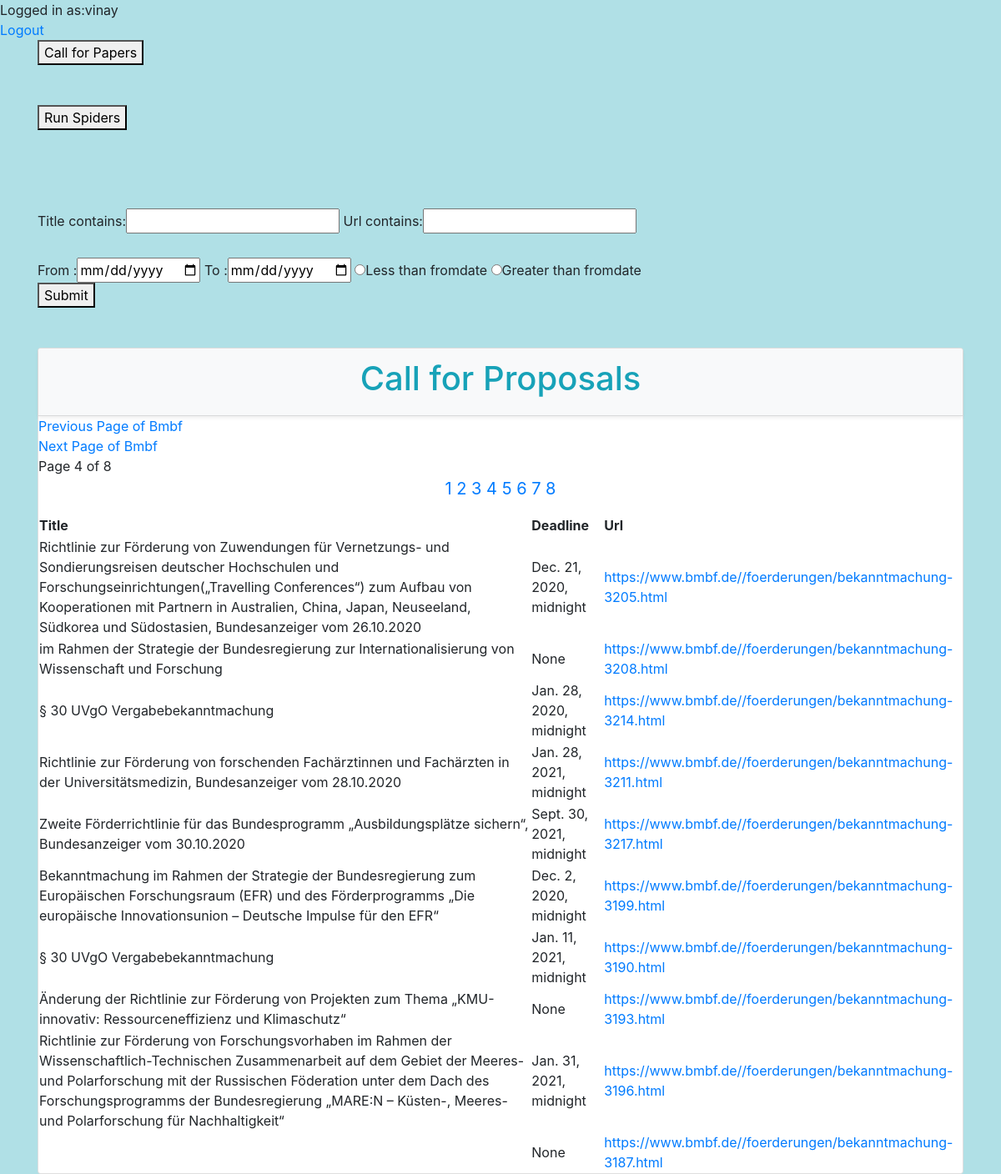
Page /dashboard/?page=4 (signed in) on the committed database.
### questions/models.py (models this page shows)
class Bmbf_model(models.Model):
    Title = models.CharField(max_length=1024)
    Dates = models.DateTimeField(null='True')
    Url = models.CharField(max_length=1024)
    Deadline =models.DateTimeField(null='True')

### questions/views.py (the view)
# urls.py: path('dashboard/',views.get_Call_for_Proposals, name="dashboard"),#views function
@cache_control(no_cache=True, must_revalidate=True, no_store=True)
@login_required(login_url='login_url')
def get_Call_for_Proposals(request):#used for searching with filter
                count = 0
                Restart = request.GET.get('Restart')#Restarting the server
                Restartagain = request.GET.get('Restartagain')
                if Restart:
                    import random
                    import string
                    reading_file = open(
                        "C:/Users/Vinay/PycharmProjects/callspiderproj/scrapy_django/questions/views.py", "r")
                    letters = string.ascii_lowercase
                    random_comments = "#" + ''.join(random.choice(letters) for i in range(10))
                    print(random_comments)
                    n = random.random()
                    list_of_lines = reading_file.readlines()
                    x = "Line2\n"
                    list_of_lines[1000] = random_comments
                    reading_file = open(
                        "C:/Users/Vinay/PycharmProjects/callspiderproj/scrapy_django/questions/views.py", "w")
                    reading_file.writelines(list_of_lines)
                    reading_file.close()
                    contextwiki = dict()
                    contextwiki['contextwiki'] = Wiki_model.objects.all()
                    contextwiki = OrderFilter(request.GET, queryset=Wiki_model.objects.all())
                    contextBmbf = dict()
                    contextBmbf['contextBmbf'] = Bmbf_model.objects.all()
                    contextBmbf = OrderFilter1(request.GET, queryset=Bmbf_model.objects.all())
                    stuff_items = Bmbf_model.objects.values('Title', 'Url', 'Deadline').distinct()[::-1]
                    stuff_items1 = Wiki_model.objects.values('Title', 'Where', 'Url', 'Deadline').distinct()[::-1]
                    paginator = Paginator(stuff_items, 10)
                    p1 = Paginator(stuff_items1, 10)
                    page_num = request.GET.get('page', 1)
                    try:
                        page = paginator.page(page_num)
                    except EmptyPage:
                        page = paginator.page(1)
                    buttons=1
                    context = {
                        'contextwiki': contextwiki,
                        'contextBmbf': contextBmbf,
                        'contextpage': page,
                        'buttons': buttons,
                    }
                    return render(request, 'dashboard.html', context)  # till here
                else:
                    buttons = 0
                    contextwiki = dict()
                    contextwiki['contextwiki'] = Wiki_model.objects.all()
                    contextwiki = OrderFilter(request.GET, queryset=Wiki_model.objects.all())
                    contextBmbf = dict()
                    contextBmbf['contextBmbf'] = Bmbf_model.objects.all()
                    contextBmbf = OrderFilter1(request.GET, queryset=Bmbf_model.objects.all())
                    stuff_items = Bmbf_model.objects.values('Title', 'Url', 'Deadline').distinct()[::-1]
                    stuff_items1 = Wiki_model.objects.values('Title', 'Where', 'Url', 'Deadline').distinct()[::-1]
                    paginator = Paginator(stuff_items, 10)
                    p1 = Paginator(stuff_items1, 10)
                    page_num = request.GET.get('page', 1)
                    try:
                        page = paginator.page(page_num)
                    except EmptyPage:
                        page = paginator.page(1)
                    context = {
                        'contextwiki': contextwiki,
                        'contextBmbf': contextBmbf,
                        'contextpage': page,
                        'buttons': buttons,
                    }
                    return render(request, 'dashboard.html', context)  # till here

### templates/dashboard.html (shortened to what this page needs)
{% extends "index.html" %}
{% load static %}
{% block content %}
<div>Logged in as:{{user.username}}</div>
<a href="{% url 'logout' %}">Logout</a>
<div class="container">
    <form method="get" action="/Call_for_Papers">
        <button type="submit" >Call for Papers</button>
    </form>
    <br><br>
<form method="get" >
         <button id ="buttons" type="submit"   value="Restart" onclick="myFunction()" name="Restart" >Run Spiders</button>
     </form>
</div>
<head>
</head>
<body>
<div id="div1" class="show">
  </div>
</body>
<br/><br/>
                <div class="container">
                        <form method="get" action="/Call_for_Proposals_Search_Result">
                            {{ contextBmbf.form }}
                            <br><br>
                            <div>
                            From :<input type="date" name="fromdate"/>
                             To :<input type="date" name="todate"/>
                            <input value="Lesserdates" type="radio" name="extremes">Less than fromdate
                            <input value="Greaterdates" type="radio" name="extremes">Greater than fromdate
                               </div>
                            <button type="submit" >Submit</button>
                        </form>
                </div>
<br/><br/>
   <div class="container">
                <form class="card">
                    <div class="card-header shadow-sm bg-light">
                        <h1 class="display-6 text-info" align="center" > Call for Proposals </h1>
                    </div>
                    <form method ="GET">
                    <table>
                        <tr>
                            <th>Title</th>
                            <th>Deadline</th>
                            <th>Url</th>
                        </tr>
        {% if contextpage.has_previous %}
        <a href="{% url 'dashboard' %}?page={{contextpage.previous_page_number}}"> Previous Page of Bmbf </a>
        {% endif %}
           {% if contextpage.has_next %}
        <a href="{% url 'dashboard' %}?page={{contextpage.next_page_number}}">Next Page of Bmbf</a>
        {% endif %}
        <span class="">
            Page {{contextpage.number}} of {{ contextpage.paginator.num_pages }}
        </span>
                <p>{% for pg in contextpage.paginator.page_range %}
            {% if contextpage.number == pg %}
                <span class="active"><a href="?page={{pg}}" >{{pg}}</a></span>
            {% else %}
                <span><a href="?page={{pg}}" >{{pg}}</a></span>
            {% endif %}
        {% endfor %}
        </p>
         {% for items_page in contextpage %}
             <tr>
                <td>{{items_page.Title}}</td>
                 <td >{{items_page.Deadline}}</td>
                 <td><a href="{{items_page.Url}}"> {{items_page.Url}} </a></td>
             </tr>
             {% endfor %}
    </table>
                </form>
                </form>
                </div>
{% endblock %}

### templates/dashboard.html (style rules this page uses)
p { text-align: center; font-size: 20px; margin-top: 0px; }
.show { -o-transition: opacity 1s; -moz-transition: opacity 1s; -webkit-transition: opacity 1s; transition: opacity 1s; opacity:1; }

### rows in the picture
Bmbf_model: Title "Richtlinie zur Förderung von Zuwendungen für Vernetzungs- und Sondierungsreisen deutscher Hochschulen und Forschungseinrichtungen(„Travelling Conferences“) zum Aufbau von Kooperationen mit Partnern in Australien, China, Japan, Neuseeland, Südkorea und Südostasien, Bundesanzeiger vom 26.10.2020", Deadline "Dec. 21, 2020, midnight", Url "https://www.bmbf.de//foerderungen/bekanntmachung-3205.html"
Bmbf_model: Title "im Rahmen der Strategie der Bundesregierung zur Internationalisierung von Wissenschaft und Forschung", Deadline "None", Url "https://www.bmbf.de//foerderungen/bekanntmachung-3208.html"
Bmbf_model: Title "§ 30 UVgO Vergabebekanntmachung", Deadline "Jan. 28, 2020, midnight", Url "https://www.bmbf.de//foerderungen/bekanntmachung-3214.html"
Bmbf_model: Title "Richtlinie zur Förderung von forschenden Fachärztinnen und Fachärzten in der Universitätsmedizin, Bundesanzeiger vom 28.10.2020", Deadline "Jan. 28, 2021, midnight", Url "https://www.bmbf.de//foerderungen/bekanntmachung-3211.html"
Bmbf_model: Title "Zweite Förderrichtlinie für das Bundesprogramm „Ausbildungsplätze sichern“, Bundesanzeiger vom 30.10.2020", Deadline "Sept. 30, 2021, midnight", Url "https://www.bmbf.de//foerderungen/bekanntmachung-3217.html"
Bmbf_model: Title "Bekanntmachung im Rahmen der Strategie der Bundesregierung zum Europäischen Forschungsraum (EFR) und des Förderprogramms „Die europäische Innovationsunion – Deutsche Impulse für den EFR“", Deadline "Dec. 2, 2020, midnight", Url "https://www.bmbf.de//foerderungen/bekanntmachung-3199.html"
Bmbf_model: Title "§ 30 UVgO Vergabebekanntmachung", Deadline "Jan. 11, 2021, midnight", Url "https://www.bmbf.de//foerderungen/bekanntmachung-3190.html"
Bmbf_model: Title "Änderung der Richtlinie zur Förderung von Projekten zum Thema „KMU-innovativ: Ressourceneffizienz und Klimaschutz“", Deadline "None", Url "https://www.bmbf.de//foerderungen/bekanntmachung-3193.html"
Bmbf_model: Title "Richtlinie zur Förderung von Forschungsvorhaben im Rahmen der Wissenschaftlich-Technischen Zusammenarbeit auf dem Gebiet der Meeres- und Polarforschung mit der Russischen Föderation unter dem Dach des Forschungsprogramms der Bundesregierung „MARE:N – Küsten-, Meeres- und Polarforschung für Nachhaltigkeit“", Deadline "Jan. 31, 2021, midnight", Url "https://www.bmbf.de//foerderungen/bekanntmachung-3196.html"
Bmbf_model: Deadline "None", Url "https://www.bmbf.de//foerderungen/bekanntmachung-3187.html"

### other values in the picture
{{ user.username }} "vinay"
{{ contextpage.number }} "4"
{{ contextpage.paginator.num_pages }} "8"
{{ pg }} "1" "2" "3" "5" "6" "7" "8"
{{ pg }} "4"
